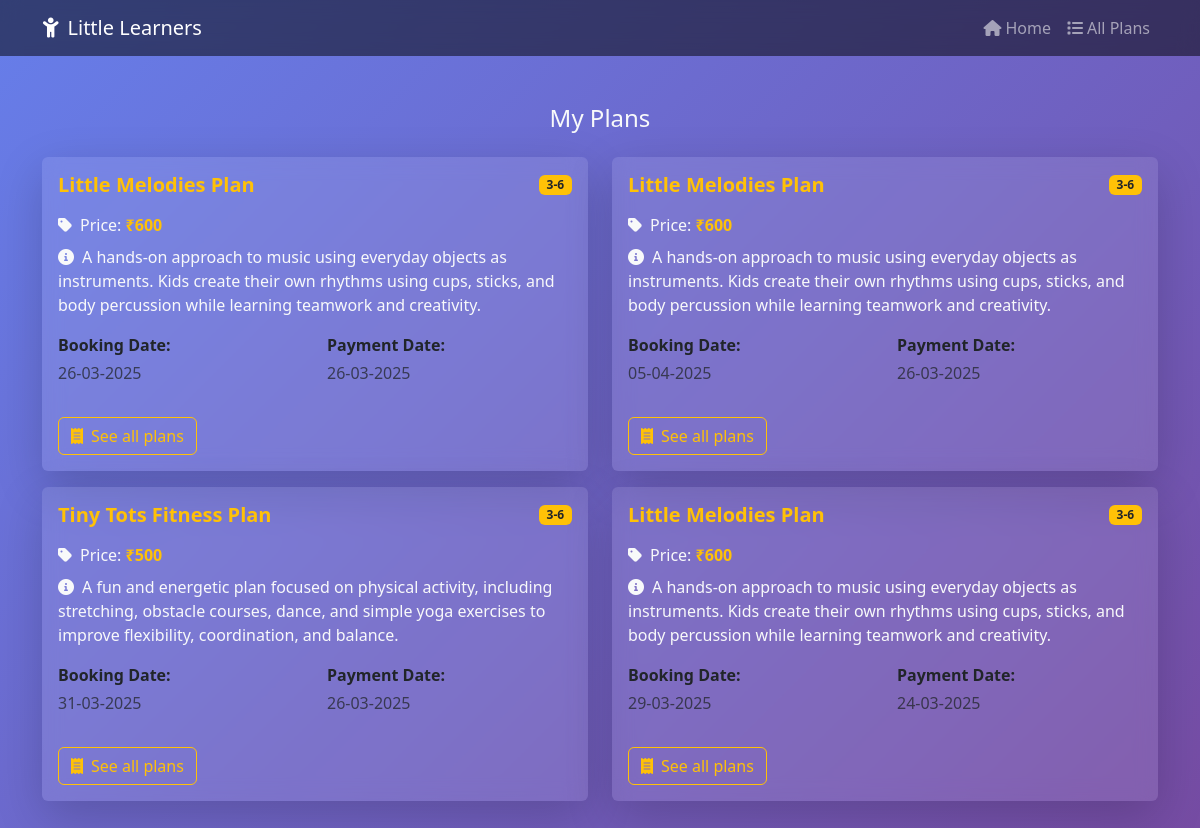
Screenshot of /my-plan/ (signed in) with the database file from the repository.
### AdminSide/models.py (models this page shows)
class Plans(models.Model):
    Plan_Name=models.CharField(max_length=20,null=True,blank=True)
    Age_Group=models.CharField(max_length=20,null=True,blank=True)
    Price=models.IntegerField()
    Plan_Description=models.CharField(max_length=200,null=True,blank=True)

### CareApp/models.py (models this page shows)
class Payment(models.Model):
    Customer_ID = models.ForeignKey(RegistrationDB,db_index=True,on_delete=models.CASCADE,to_field='Id')
    Plan_ID = models.ForeignKey(Plans,db_index=True,on_delete=models.CASCADE,to_field='id')
    CardHolder_Name=models.CharField(null=True,blank=True,max_length=900)
    Card_Num=models.CharField(null=True,blank=True,max_length=50)
    Amount=models.CharField(null=True,blank=True,max_length=90)
    Booking_Date=models.DateTimeField(null=True,blank=True)
    CVV=models.CharField(null=True,blank=True,max_length=10)
    Payment_date = models.DateTimeField(auto_now=True)

### CareApp/views.py (the view)
# urls.py: path('my-plan/', User_Plan_View.as_view(), name='my_plans'),
class User_Plan_View(View):
    def get(self, request):
        username = request.session.get('Username')  # Use same key as in login view
        if not username:
            return redirect('ParentsLogin')  # Redirect to login if no username in session
        try:
            user = RegistrationDB.objects.get(Username=username)  # Get user details
            payments = Payment.objects.filter(Customer_ID=user).select_related('Plan_ID').order_by('-Payment_date')
            if payments.exists():  # Check if payments exist
                current_date = now().date()
                plan_details = [
                    {
                        'payment_id': payment.id,
                        'Plan_Name': payment.Plan_ID.Plan_Name,
                        'Age_Group': payment.Plan_ID.Age_Group,
                        'Price': payment.Plan_ID.Price,
                        'Description': payment.Plan_ID.Plan_Description,  # Fixed key
                        'Booking_Date': format(payment.Booking_Date, "d-m-Y") if payment.Booking_Date else "N/A",
                        'Payment_Date': format(payment.Payment_date, "d-m-Y") if payment.Payment_date else "N/A",
                    }
                    for payment in payments
                ]
                return render(request, 'my_plans.html', {'user': user, 'plan_details': plan_details,'current_date':current_date})
            else:
                return render(request, 'my_plans.html', {'user': user, 'message': "No plan purchased yet."})
        except RegistrationDB.DoesNotExist:
            return redirect('ParentsLogin')  # Redirect to login if user is not found

### CareApp/templates/my_plans.html (shortened to what this page needs)
<!DOCTYPE html>
<html lang="en">
<head>
    <link href="https://cdn.jsdelivr.net/npm/bootstrap@5.3.0/dist/css/bootstrap.min.css" rel="stylesheet">
    <link href="https://cdnjs.cloudflare.com/ajax/libs/font-awesome/6.0.0-beta3/css/all.min.css" rel="stylesheet">
</head>
<body>
    <nav class="navbar navbar-expand-lg navbar-dark">
        <div class="container">
            <a class="navbar-brand" href="#">
                <i class="fas fa-child me-2"></i>Little Learners
            </a>
            <div class="collapse navbar-collapse" id="navbarNav">
                <ul class="navbar-nav ms-auto">
                    <li class="nav-item">
                        <a class="nav-link" href="{% url 'Home' %}">
                            <i class="fas fa-home me-1"></i>Home
                        </a>
                    </li>
                    <li class="nav-item">
                        <a class="nav-link" href="{% url 'View_Plans' %}">
                            <i class="fas fa-list me-1"></i>All Plans
                        </a>
                    </li>
                </ul>
            </div>
        </div>
    </nav>
    <div class="container my-5">
        <h4 class="text-center mb-4 text-light">My Plans</h4>
        {% if plan_details %}
        <div class="row justify-content-center">
            {% for plan in plan_details %}
            <div class="col-md-6 mb-3">
                <div class="card shadow-lg">
                    <div class="card-body">
                        <div class="d-flex justify-content-between align-items-center mb-3">
                            <h5 class="card-title text-highlight mb-0">{{ plan.Plan_Name }}</h5>
                            <span class="badge bg-warning text-dark">{{ plan.Age_Group }}</span>
                        </div>
                        <div class="mb-3">
                            <p class="text-light mb-2"><i class="fas fa-tag me-2"></i>Price:
                                <span class="text-highlight">₹{{ plan.Price }}</span>
                            </p>
                            <p class="text-light"><i class="fas fa-info-circle me-2"></i>{{ plan.Description }}</p>
                        </div>
                        <div class="row">
                            <div class="col-6">
                                <p class="mb-1"><strong>Booking Date:</strong></p>
                                <p class="text-muted booking-date">{{ plan.Booking_Date }}</p>
                            </div>
                            <div class="col-6">
                                <p class="mb-1"><strong>Payment Date:</strong></p>
                                <p class="text-muted">{{ plan.Payment_Date }}</p>
                            </div>
                        </div>
                        <div class="d-flex justify-content-between mt-3">
                            <a href="{% url 'View_Plans' %}" class="btn btn-outline-warning save-btn" style="display: none;">
                                <i class="fas fa-receipt me-2"></i>See all plans
                            </a>
                        </div>
                    </div>
                </div>
            </div>
            {% endfor %}
        </div>
        {% else %}
        <div class="alert alert-warning text-center" role="alert">
            <i class="fas fa-exclamation-triangle me-2"></i>{{ message }}
        </div>
        {% endif %}
    </div>
</body>
</html>

### CareApp/templates/my_plans.html (style rules this page uses)
body { background: linear-gradient(135deg, #667eea 0%, #764ba2 100%); min-height: 100vh; }
.card { transition: transform 0.3s ease, box-shadow 0.3s ease; border: none; background: rgba(255, 255, 255, 0.1); backdrop-filter: blur(10px); }
.btn-outline-warning { color: #ffc107; border-color: #ffc107; }
.navbar { background: rgba(0, 0, 0, 0.5); backdrop-filter: blur(10px); }
.text-highlight { color: #ffc107; font-weight: bold; }

### rows the page displays
Plans: Plan_Name "Little Melodies Plan", Age_Group "3-6", Description "A hands-on approach to music using everyday objects as instruments. Kids create their own rhythms using cups, sticks, and body percussion while learning teamwork and creativity."
Payment: Plan_Name "Little Melodies Plan", Age_Group "3-6", Price "600", Description "A hands-on approach to music using everyday objects as instruments. Kids create their own rhythms using cups, sticks, and body percussion while learning teamwork and creativity.", Booking_Date "05-04-2025", Payment_Date "26-03-2025"
Payment: Plan_Name "Tiny Tots Fitness Plan", Age_Group "3-6", Price "500", Description "A fun and energetic plan focused on physical activity, including stretching, obstacle courses, dance, and simple yoga exercises to improve flexibility, coordination, and balance.", Booking_Date "31-03-2025", Payment_Date "26-03-2025"
Payment: Plan_Name "Little Melodies Plan", Age_Group "3-6", Price "600", Description "A hands-on approach to music using everyday objects as instruments. Kids create their own rhythms using cups, sticks, and body percussion while learning teamwork and creativity.", Booking_Date "29-03-2025", Payment_Date "24-03-2025"

### other values shown
{{ plan.Price }} "600"
{{ plan.Booking_Date }} "26-03-2025"
{{ plan.Payment_Date }} "26-03-2025"
